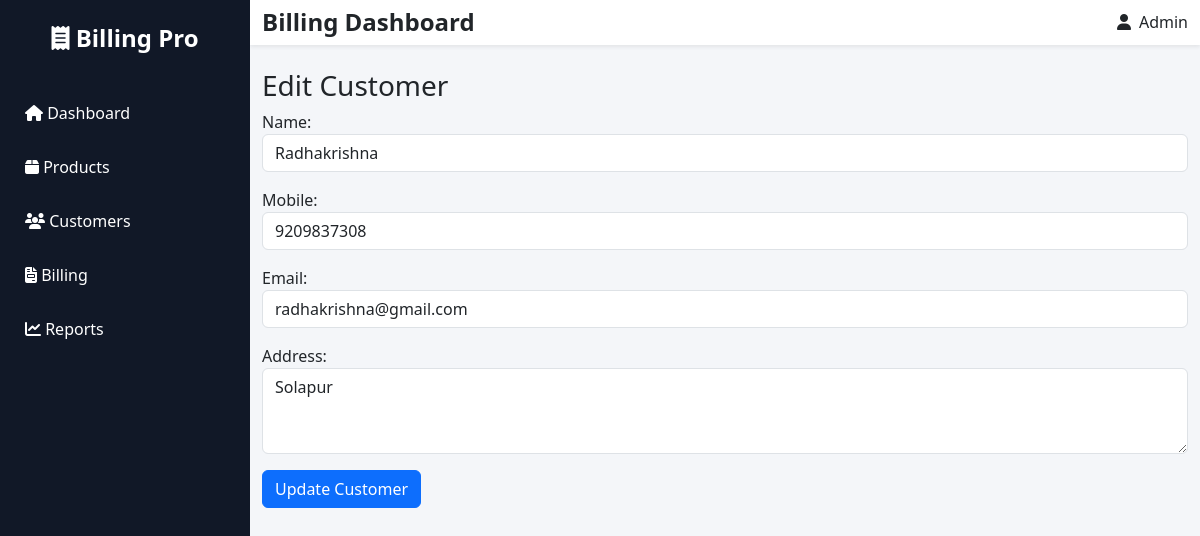
Page /customers/edit/1/ on the committed database.
### customers/models.py (models this page shows, shortened)
class Customer(models.Model):
    name = models.CharField(max_length=100)
    mobile = models.CharField(max_length=15)
    email = models.EmailField()
    address = models.TextField()

### customers/views.py (the view)
def edit_customer(request, id):
    customer = get_object_or_404(
        Customer,
        id=id
    )
    form = CustomerForm(
        request.POST or None,
        instance=customer
    )
    if form.is_valid():
        form.save()
        return redirect(
            'customer_list'
        )
    return render(
        request,
        'customers/edit_customer.html',
        {
            'form': form
        }
    )

### customers/forms.py
class CustomerForm(forms.ModelForm):
    class Meta:
        model = Customer
        fields = [
            'name',
            'mobile',
            'email',
            'address'
        ]
        widgets = {
            'name': forms.TextInput(
                attrs={
                    'class': 'form-control'
                }
            ),
            'mobile': forms.TextInput(
                attrs={
                    'class': 'form-control'
                }
            ),
            'email': forms.EmailInput(
                attrs={
                    'class': 'form-control'
                }
            ),
            'address': forms.Textarea(
                attrs={
                    'class': 'form-control',
                    'rows': 3
                }
            )
        }

### templates/customers/edit_customer.html (shortened to what this page needs)
{% extends 'base.html' %}
{% block content %}
<h3>Edit Customer</h3>
<form method="POST">
    {{ form.as_p }}
    <button class="btn btn-primary">
        Update Customer
    </button>
</form>
{% endblock %}

### static/css/style.css (style rules this page uses)
body { background:#f4f6f9; overflow-x:hidden; }
body { overflow-x:hidden; }

### rows in the picture
Customer: name "Radhakrishna", mobile "9209837308", email "radhakrishna@gmail.com", address "Solapur"
